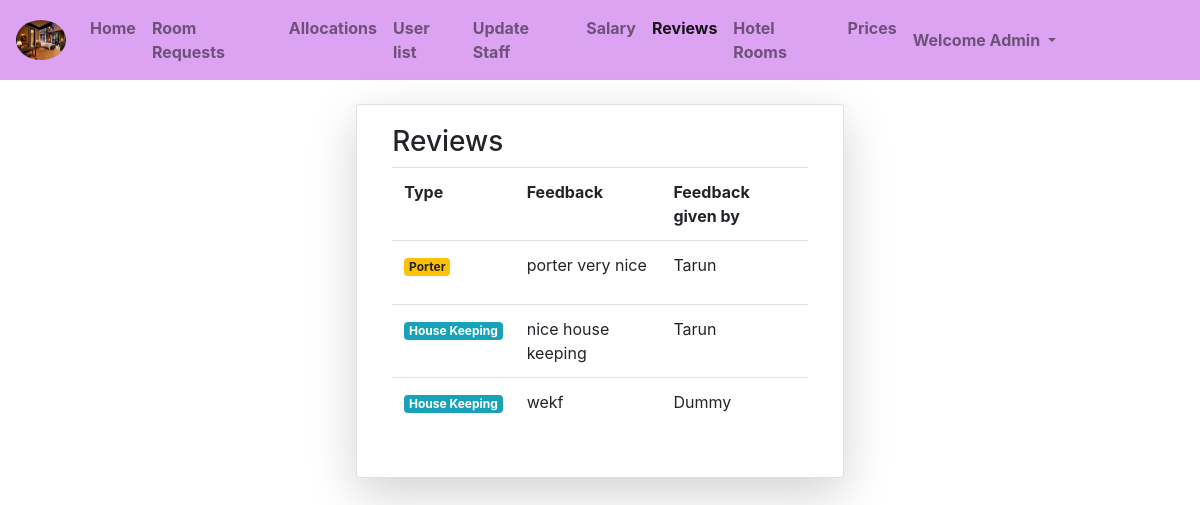
The app's page /stffb/ (signed in) with its own data.
### hmsapp/models.py (models this page shows)
class Feedback(models.Model):
    t=[
        ('0','---Select Staff Type---'),
        ('Receptionist','Receptionist'),
        ('House Keeping','House Keeping'),
        ('Porter','Porter'),
        ('Restaurant Staff','Restaurant Staff'),
    ]
    fdtp=models.CharField(choices=t,default='0',max_length=20)
    fd=models.CharField(max_length=200)
    feed=models.ForeignKey(User,on_delete=models.CASCADE)

class User(AbstractUser):
    gn=[
        ('0','---Select Gender---'),
        ('1','Female'),
        ('2','Male')
    ]
    ro1=[
        ('Guest','Guest'),
        ('User','User'),
        ('Staff','Staff'),
    ]
    ro2=[
        ('0','---Select Staff Type---'),
        ('Receptionist','Receptionist'),
        ('House Keeping','House Keeping'),
        ('Porter','Porter'),
        ('Restaurant Staff','Restaurant Staff'),
    ]
    cid=models.CharField(max_length=10,default="")
    gndr=models.CharField(choices=gn,default='0',max_length=10)
    role1=models.CharField(choices=ro1,default='Guest',max_length=10)
    role2=models.CharField(choices=ro2,default='0',max_length=20)
    mbl=models.CharField(max_length=10,default="")
    adrs=models.CharField(max_length=200,default="")
    pfimag=models.ImageField(upload_to='Profiles/',default='prof.png')
    dob=models.DateField(null=True,blank=True)
    pfupd=models.BooleanField(default=False)

### hmsapp/views.py (the view)
# urls.py: path('stffb/',stafffb,name="sfb"),
def stafffb(request):
    p=Feedback.objects.all()
    l1=[]
    l2=[]
    n=[]
    l3=[]
    y=[]
    for i in p:
        if(i.fdtp==request.user.role2):
            r=i
            k=User.objects.filter(id=r.feed_id)
            l1.append(k)
            l2.append(i)
    for i in l1:
        n.append(i[0])
    for i in p:
        x=User.objects.filter(id=i.feed_id)
        l3.append(x)
    for i in l3:
        y.append(i[0])
    return render(request,'html/stafffb.html',{'v':l2,'s':n,'t':p,'u':y})

### templates/html/stafffb.html (shortened to what this page needs)
{% extends 'html/base.html' %}
{% block content %}
<div class="container-fluid mt-4">
    <div class="card col-md-5 mx-auto shadow-lg">
        <div class="card-body">
            <h3>Reviews</h3>
            <table class="table">
                {% if request.user.is_superuser %}
                <tr>
                    <th>Type</th>
                    <th>Feedback</th>
                    <th>Feedback given by</th>
                </tr>
                {% for q in t %}
                <tr>
                    <td>
                        {% if q.fdtp == 'Receptionist' %}
                            <p class="badge badge-danger">Receptionist</p>
                        {% elif q.fdtp == 'House Keeping' %}
                            <p class="badge badge-info">House Keeping</p>
                        {% elif q.fdtp == 'Porter' %}
                            <p class="badge badge-warning">Porter</p>
                        {% elif q.fdtp == 'Restaurant Staff' %}
                            <p class="badge badge-primary">Restaurant Staff</p>
                        {% endif %}
                    </td>
                    <td>{{q.fd}}</td>
                    <td>
                        {% for i in u %}
                            {% if forloop.parentloop.counter == forloop.counter %}
                                {{i}}
                            {% endif %}
                        {% endfor %}
                    </td>
                </tr>
                {% endfor %}
                {% else %}
                <hr>
                <p><strong>Welcome {{request.user}},</strong></p>
                <p>Please update your profile!!</p>
                {% endif %}
            </table>
        </div>
    </div>
</div>
{% endblock %}

### templates/html/base.html (style rules this page uses)
body { background-image: url("https://i.pinimg.com/originals/fe/3e/4f/fe3e4fa7f5130f8c4ee903b6925e9a80.jpg"); background-repeat:no-repeat; background-size: 1550px 750px; background-attachment: fixed; }

### records on screen
Feedback: fdtp "Porter", fd "porter very nice"
User: username "Tarun"
Feedback: fdtp "House Keeping", fd "nice house keeping"
Feedback: fdtp "House Keeping", fd "wekf"
User: username "Dummy"
